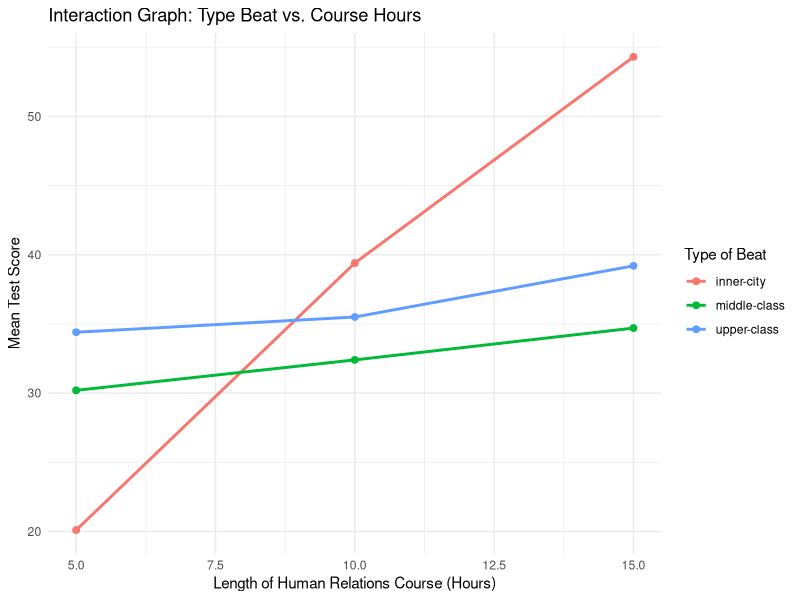
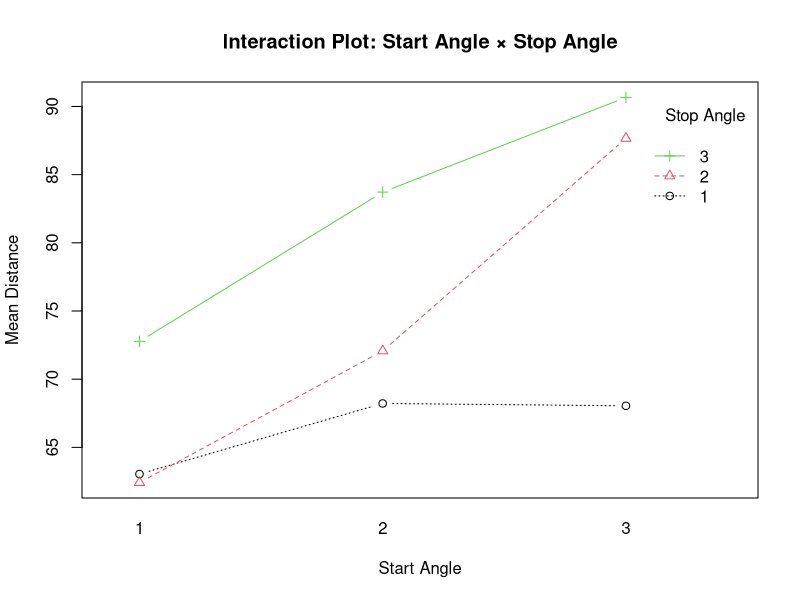
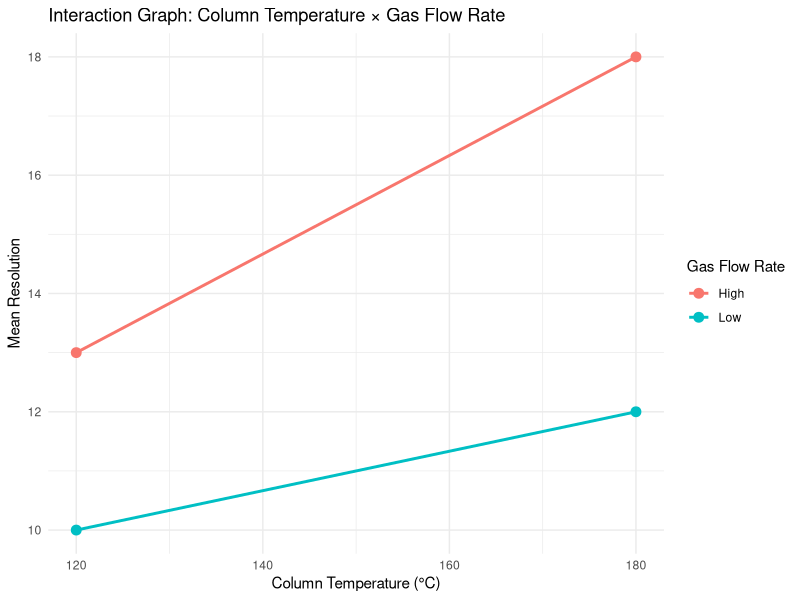

Reproduce these figures in R, in order.
## ---- chunk 1
library(ggplot2)

library(car)

## ---- chunk 2
# Create the data
df <- data.frame(
  Type_Beat = rep(c("upper-class", "middle-class", "inner-city"), each = 3),
  Course_Hours = rep(c(5, 10, 15), times = 3),
  Score = c(34.4, 35.5, 39.2,     
            30.2, 32.4, 34.7,     
            20.1, 39.4, 54.3)    
)

# Plot interaction graph
ggplot(df, aes(x = Course_Hours, y = Score, color = Type_Beat, group = Type_Beat)) +
  geom_line(size = 1) +
  geom_point(size = 2) +
  labs(title = "Interaction Graph: Type Beat vs. Course Hours",
       x = "Length of Human Relations Course (Hours)",
       y = "Mean Test Score",
       color = "Type of Beat") +
  theme_minimal()
## ---- chunk 3
# (b)
set.seed(123)

df <- expand.grid(Start_Angle = 1:3, Stop_Angle = 1:3)

# Replicate each combination twice
df <- df[rep(1:nrow(df), each = 2), ]

# Add a random order column and shuffle
df$Trial <- sample(1:nrow(df))

# Order by randomized trial number
df <- df[order(df$Trial), ]

# Show the randomized design
df
## ---- chunk 4
# (e)
set.seed(1022)

# Create the 3x3 factorial design with 2 replicates per cell
design <- expand.grid(Start_Angle = 1:3, Stop_Angle = 1:3, Replicate = 1:2)

# Simulate response variable (distance) with some made-up main effects and noise
design$Distance <- with(design,
                        50 +                                          # base distance
                        5 * Start_Angle +                             # effect of start angle
                        3 * Stop_Angle +                              # effect of stop angle
                        2 * Start_Angle * Stop_Angle +                # interaction effect
                        rnorm(nrow(design), mean = 0, sd = sqrt(12))  # random error
)

head(design)
summary(design)
## ---- chunk 5
# (f)
# Make sure Start_Angle and Stop_Angle are factors
design$Start_Angle <- as.factor(design$Start_Angle)
design$Stop_Angle <- as.factor(design$Stop_Angle)

# Fit two-way ANOVA model with interaction
anova_model <- aov(Distance ~ Start_Angle * Stop_Angle, data = design)

summary(anova_model)
## ---- chunk 6
# (g)
# Interaction Plot
interaction.plot(
  x.factor = design$Start_Angle,
  trace.factor = design$Stop_Angle,
  response = design$Distance,
  fun = mean,
  type = "b", col = 1:3, pch = 1:3,
  xlab = "Start Angle", ylab = "Mean Distance",
  trace.label = "Stop Angle",
  main = "Interaction Plot: Start Angle × Stop Angle"
)
## ---- chunk 7
# Dataframe
df <- data.frame(
  Temperature = rep(c(120, 180), 2),
  FlowRate = factor(rep(c("Low", "High"), each = 2)),
  Resolution = c(10, 12, 13, 18)
)

ggplot(df, aes(x = Temperature, y = Resolution, color = FlowRate, group = FlowRate)) +
  geom_line(size = 1) +
  geom_point(size = 3) +
  labs(title = "Interaction Graph: Column Temperature × Gas Flow Rate",
       x = "Column Temperature (°C)",
       y = "Mean Resolution",
       color = "Gas Flow Rate") +
  theme_minimal()
## ---- chunk 8
# (c)
set.seed(1022)

design_1 <- expand.grid(
  Brand = c("A", "B"),
  Power = c("Low", "Medium", "High"),
  Time = c(2, 2.5, 3, 3.5),
  Rep = 1:8
)

# Randomize order
design_1$Trial <- sample(1:nrow(design_1))
design_1 <- design_1[order(design_1$Trial), ]
head(design_1)
summary(design_1)
## ---- chunk 9
# (e)
# Genarate edible as response variable
set.seed(1022)

design_1$Edible <- with(design_1,
  70 +                                       # base % edible
  ifelse(Brand == "B", 2, 0) +               # Brand B slightly better
  ifelse(Power == "Low", -3,
         ifelse(Power == "Medium", 0, 3)) +  # increasing trend in power
  -1.5 * (as.numeric(Time) - 2.75)^2 +       # optimal time at 2.75
  rnorm(nrow(design_1), mean = 0, sd = 2)      # random error
)

# Polynomial contrast analysis
design_1$Power <- factor(design_1$Power, levels = c("Low", "Medium", "High"), ordered = TRUE)

model <- aov(Edible ~ Brand + poly(as.numeric(Power), 2) + poly(Time, 3), data = design_1)
summary(model)
## ---- chunk 10
# (b)
set.seed(1022)  # For reproducibility of design

# Step 1: Create full factorial design
factors <- expand.grid(
  Flame   = factor(c("Low", "High")),
  PanSize = factor(c("Small", "Large")),
  Cover   = factor(c("None", "Glass")),
  Salt    = factor(c("No", "Yes"))
)

# Step 2: Replicate each combination 6 times
design_new <- factors[rep(1:nrow(factors), each = 6), ]
design_new$Replicate <- rep(1:6, times = nrow(factors))

# Step 4: Randomize run order
design_new$Trial <- sample(1:nrow(design_new))
design_new <- design_new[order(design_new$Trial), ]

design_new
## ---- chunk 11
# (d)
boiling_data <- read.csv("Boiling_Time_Data.csv")

boiling_model <- aov(Time ~ Flame * PanSize * Cover * Salt, data = boiling_data)
boiling_model
summary(boiling_model)
## ---- chunk 12
# Since R gave the warning "Estimated effects may be unbalanced", we should consider using Type III Sum of Squares, which is better when the design is not perfectly balanced.
Anova(boiling_model, type = 3)
